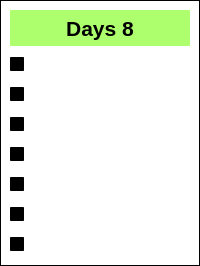
                 <widget class="QWidget" name="Day8">
                  <property name="styleSheet">
                   <string notr="true">background-color: qlineargradient(spread:pad, x1:0, y1:0, x2:1, y2:1, stop:0 rgba(0, 0, 0, 0), stop:1 rgba(255, 255, 255, 0));</string>
                  </property>
                  <layout class="QHBoxLayout" name="horizontalLayout_9">
                   <property name="spacing">
                    <number>0</number>
                   </property>
                   <property name="leftMargin">
                    <number>0</number>
                   </property>
                   <property name="topMargin">
                    <number>0</number>
                   </property>
                   <property name="rightMargin">
                    <number>0</number>
                   </property>
                   <property name="bottomMargin">
                    <number>0</number>
                   </property>
                   <item>
                    <widget class="QFrame" name="SubjectDays_8">
                     <property name="frameShape">
                      <enum>QFrame::StyledPanel</enum>
                     </property>
                     <property name="frameShadow">
                      <enum>QFrame::Raised</enum>
                     </property>
                     <layout class="QVBoxLayout" name="verticalLayout_11">
                      <item>
                       <widget class="QLabel" name="Subject8DaysHeading">
                        <property name="minimumSize">
                         <size>
                          <width>0</width>
                          <height>36</height>
                         </size>
                        </property>
                        <property name="maximumSize">
                         <size>
                          <width>16777215</width>
                          <height>100</height>
                         </size>
                        </property>
                        <property name="font">
                         <font>
                          <pointsize>16</pointsize>
                          <weight>75</weight>
                          <bold>true</bold>
                         </font>
                        </property>
                        <property name="styleSheet">
                         <string notr="true">QLabel{
	
color: rgb(241, 44, 172);
	color: rgb(0, 0, 0);
	background-color: rgba(150, 255, 69,200);
border-radius:50px;

}</string>
                        </property>
                        <property name="midLineWidth">
                         <number>4</number>
                        </property>
                        <property name="text">
                         <string>Days 8</string>
                        </property>
                        <property name="alignment">
                         <set>Qt::AlignCenter</set>
                        </property>
                       </widget>
                      </item>
                      <item>
                       <widget class="QCheckBox" name="Subject8Sunday">
                        <property name="font">
                         <font>
                          <pointsize>11</pointsize>
                         </font>
                        </property>
                        <property name="styleSheet">
                         <string notr="true">QCheckBox{

	color: rgb(255, 255, 255);
}</string>
                        </property>
                        <property name="text">
                         <string>Sun</string>
                        </property>
                        <property name="tristate">
                         <bool>false</bool>
                        </property>
                       </widget>
                      </item>
                      <item>
                       <widget class="QCheckBox" name="Subject8Monday">
                        <property name="font">
                         <font>
                          <pointsize>11</pointsize>
                         </font>
                        </property>
                        <property name="styleSheet">
                         <string notr="true">QCheckBox{

	color: rgb(255, 255, 255);
}</string>
                        </property>
                        <property name="text">
                         <string>Mon</string>
                        </property>
                        <property name="tristate">
                         <bool>false</bool>
                        </property>
                       </widget>
                      </item>
                      <item>
                       <widget class="QCheckBox" name="Subject8Tuesday">
                        <property name="font">
                         <font>
                          <pointsize>11</pointsize>
                         </font>
                        </property>
                        <property name="styleSheet">
                         <string notr="true">QCheckBox{

	color: rgb(255, 255, 255);
}</string>
                        </property>
                        <property name="text">
                         <string>Tue</string>
                        </property>
                        <property name="tristate">
                         <bool>false</bool>
                        </property>
                       </widget>
                      </item>
                      <item>
                       <widget class="QCheckBox" name="Subject8Wednesday">
                        <property name="font">
                         <font>
                          <pointsize>11</pointsize>
                         </font>
                        </property>
                        <property name="styleSheet">
                         <string notr="true">QCheckBox{

	color: rgb(255, 255, 255);
}</string>
                        </property>
                        <property name="text">
                         <string>Wed</string>
                        </property>
                        <property name="tristate">
                         <bool>false</bool>
                        </property>
                       </widget>
                      </item>
                      <item>
                       <widget class="QCheckBox" name="Subject8Thursday">
                        <property name="font">
                         <font>
                          <pointsize>11</pointsize>
                         </font>
                        </property>
                        <property name="styleSheet">
                         <string notr="true">QCheckBox{

	color: rgb(255, 255, 255);
}</string>
                        </property>
                        <property name="text">
                         <string>Thu</string>
                        </property>
                        <property name="tristate">
                         <bool>false</bool>
                        </property>
                       </widget>
                      </item>
                      <item>
                       <widget class="QCheckBox" name="Subject8Friday">
                        <property name="font">
                         <font>
                          <pointsize>11</pointsize>
                         </font>
                        </property>
                        <property name="styleSheet">
                         <string notr="true">QCheckBox{

	color: rgb(255, 255, 255);
}</string>
                        </property>
                        <property name="text">
                         <string>Fri</string>
                        </property>
                        <property name="tristate">
                         <bool>false</bool>
                        </property>
                       </widget>
                      </item>
                      <item>
                       <widget class="QCheckBox" name="Subject8Saturday">
                        <property name="font">
                         <font>
                          <pointsize>11</pointsize>
                         </font>
                        </property>
                        <property name="styleSheet">
                         <string notr="true">QCheckBox{

	color: rgb(255, 255, 255);
}</string>
                        </property>
                        <property name="text">
                         <string>Sat</string>
                        </property>
                        <property name="tristate">
                         <bool>false</bool>
                        </property>
                       </widget>
                      </item>
                     </layout>
                    </widget>
                   </item>
                  </layout>
                 </widget>
